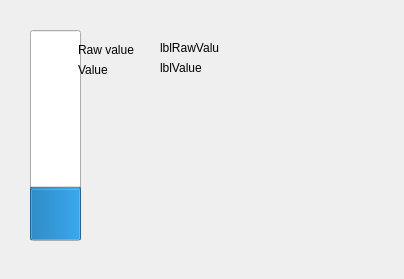
<?xml version="1.0" encoding="UTF-8"?>
<ui version="4.0">
 <class>Form</class>
 <widget class="QWidget" name="Form">
  <property name="geometry">
   <rect>
    <x>0</x>
    <y>0</y>
    <width>404</width>
    <height>279</height>
   </rect>
  </property>
  <property name="windowTitle">
   <string>Form</string>
  </property>
  <widget class="QProgressBar" name="progressBar">
   <property name="geometry">
    <rect>
     <x>30</x>
     <y>30</y>
     <width>51</width>
     <height>211</height>
    </rect>
   </property>
   <property name="value">
    <number>24</number>
   </property>
   <property name="textVisible">
    <bool>true</bool>
   </property>
   <property name="orientation">
    <enum>Qt::Vertical</enum>
   </property>
   <property name="invertedAppearance">
    <bool>false</bool>
   </property>
  </widget>
  <widget class="QLabel" name="lblValueLabel">
   <property name="geometry">
    <rect>
     <x>78</x>
     <y>60</y>
     <width>71</width>
     <height>20</height>
    </rect>
   </property>
   <property name="text">
    <string>Value</string>
   </property>
  </widget>
  <widget class="QLabel" name="lblRawValueLabel">
   <property name="geometry">
    <rect>
     <x>78</x>
     <y>40</y>
     <width>71</width>
     <height>20</height>
    </rect>
   </property>
   <property name="text">
    <string>Raw value</string>
   </property>
  </widget>
  <widget class="QLabel" name="lblRawValue">
   <property name="geometry">
    <rect>
     <x>160</x>
     <y>40</y>
     <width>59</width>
     <height>16</height>
    </rect>
   </property>
   <property name="text">
    <string>lblRawValue</string>
   </property>
  </widget>
  <widget class="QLabel" name="lblValue">
   <property name="geometry">
    <rect>
     <x>160</x>
     <y>60</y>
     <width>59</width>
     <height>16</height>
    </rect>
   </property>
   <property name="text">
    <string>lblValue</string>
   </property>
  </widget>
 </widget>
 <resources/>
 <connections/>
</ui>
